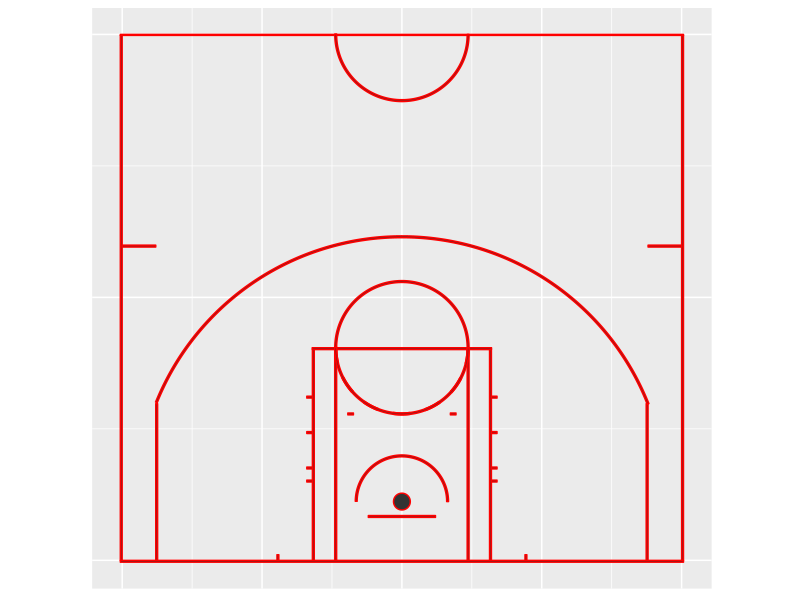
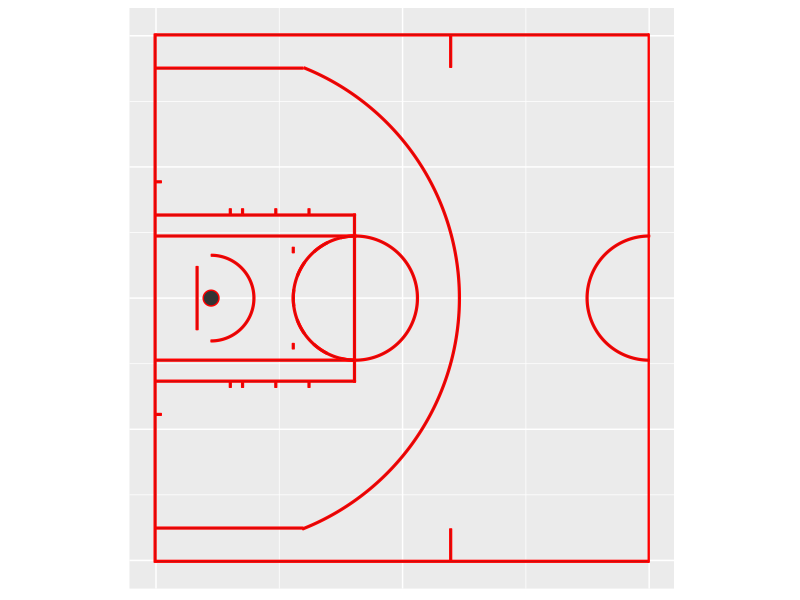
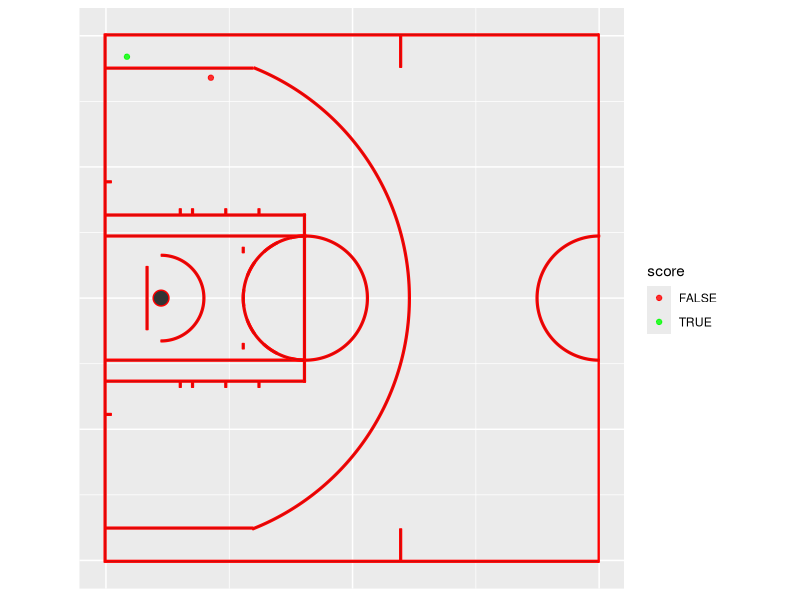

These charts were generated, in order, by the following R code:
## ---- chunk 1
install.packages("grid")
install.packages("ggplot2")
install.packages("gridExtra")
install.packages("gtable")
library(grid)
library(ggplot2)
library(gridExtra)
library(gtable)
## ---- chunk 2
# Function to create circles
circle_fun <- function(center=c(0,0), diameter=1, npoints=500, start=0, end=2){
  tt <- seq(start*pi, end*pi, length.out=npoints)
  data.frame(
    x = center[1] + diameter / 2 * cos(tt),
    y = center[2] + diameter / 2 * sin(tt)
  )
}

# Gives y coordinates of the opposite side
rev_y <- function(y) 94-y

# Converts inches to feet
inches_to_feet <- function(x) x/12

# Given the angle theta and the court data frame,
# rotates the coordinates of the court by an angle theta
rotate_court <- function(court, theta=pi/2){
  court_r <- court
  court_r$x <- court_r$x / 180 * pi
  court_r$y <- court_r$y / 180 * pi
  matrice_r <- matrix(c(cos(theta), sin(theta), -sin(theta), cos(theta)), ncol = 2)
  coords_r <- apply(court_r[,c("x","y")], 1, function(x) x %*% matrice_r)
  court_r$x <- coords_r[1,] ; court_r$y <- coords_r[2,]
  court_r$x <- court_r$x * 180 / pi
  court_r$y <- court_r$y * 180 / pi
  return(court_r)
}

# From x and y coordinates for a line (represented by a polygon here),
# a number of group and a short description
# creates a data.frame for this line
# in order to use it with ggplot2.
new_coords <- function(x, y, group, descri){
  new_coords_df <- data.frame(x = x, y = y)
  new_coords_df$group <- group
  new_coords_df$side <- 1
  group <- group + 1
  
  # The same thing for the opposite side
  new_coords_df2 <- data.frame(x = x, y = rev_y(y))
  new_coords_df2$group <- group
  new_coords_df2$side <- 2
  group <<- group + 1
  
  # Data Collection
  new_coords_df <- rbind(new_coords_df, new_coords_df2)
  new_coords_df$descri <- descri
  
  return(new_coords_df)
}


## THE BASKETBALL COURT ##


# Circle of No force passage
circle_np_out <- circle_fun(center = c(25,5+3/12), diameter = (4+1/6)*2)
circle_np_in <- circle_fun(center = c(25,5+3/12), diameter = 4*2)
# Three Point Line
circle_3pts_out <- circle_fun(center = c(25,5+3/12), diameter = (23+9/12)*2)
circle_3pts_in <- circle_fun(center = c(25,5+3/12), diameter = (23+7/12)*2)
# Hoop Circle
circle_hoop <- circle_fun(center = c(25,5+3/12), diameter = 1.5)
# LF Circle
circle_lf_out <- circle_fun(center = c(25,19), diameter = 6*2)
circle_lf_in <- circle_fun(center = c(25,19), diameter = (6-1/6)*2)
# Middle Circle
circle_middle_out <- circle_fun(center = c(25,47), diameter = 6*2)
circle_middle_in <- circle_fun(center = c(25,47), diameter = (6-1/6)*2)
# Small Middle Circle
circle_small_middle_out <- circle_fun(center = c(25,47), diameter = 2*2)
circle_small_middle_in <- circle_fun(center = c(25,47), diameter = (2-1/6)*2)


group <- 1
court <- new_coords(c(0-1/6,0-1/6,50 + 1/6,50 + 1/6), c(0 - 1/6,0,0,0 - 1/6), group = group, descri = "bottom line")
court <- rbind(court, new_coords(x = c(0-1/6,0-1/6,0,0), y = c(0,47-1/12,47-1/12,0), group = group, descri = "left line"))
court <- rbind(court, new_coords(x = c(50,50,50+1/6,50+1/6), y = c(0,47-1/12,47-1/12,0), group = group, descri = "straight line"))
court <- rbind(court, new_coords(x = c(0,0,3,3), y = c(28,28+1/6,28+1/6,28), group = group, descri = "left coach mark"))
court <- rbind(court, new_coords(x = c(47,47,50,50), y = c(28,28+1/6,28+1/6,28), group = group, descri = "right coach mark"))
court <- rbind(court, new_coords(x = c(3,3,3+1/6,3+1/6), y = c(0,14,14,0), group = group, descri = "3pts bottom left"))
court <- rbind(court, new_coords(x = c(47-1/6,47-1/6,47,47), y = c(0,14,14,0), group = group, descri = "3pts low right"))
court <- rbind(court, new_coords(x = c(17,17,17+1/6,17+1/6), y = c(0,19,19,0), group = group, descri = "LF bottom left"))
court <- rbind(court, new_coords(x = c(33-1/6,33-1/6,33,33), y = c(0,19,19,0), group = group, descri = "LF bottom right"))
court <- rbind(court, new_coords(x = c(17,17,33,33), y = c(19-1/6,19,19,19-1/6), group = group, descri = "LF shooter"))
court <- rbind(court, new_coords(x = c(14-1/6,14-1/6,14,14), y = c(0,1/2,1/2,0), group = group, descri = "left bottom mark"))
court <- rbind(court, new_coords(x = c(36,36,36+1/6,36+1/6), y = c(0,1/2,1/2,0), group = group, descri = "right bottom mark"))
court <- rbind(court, new_coords(x = c(19,19,19+1/6,19+1/6), y = c(0,19,19,0), group = group, descri = "LF left inside"))
court <- rbind(court, new_coords(x = c(31-1/6,31-1/6,31,31), y = c(0,19,19,0), group = group, descri = "LF right inside"))
court <- rbind(court, new_coords(x = c(22, 22, 28, 28), y = c(4-1/6,4,4,4-1/6), group = group, descri = "board"))

court <- rbind(court, new_coords(x = c(circle_3pts_out[31:220,"x"], rev(circle_3pts_in[31:220,"x"])),y = c(circle_3pts_out[31:220,"y"], rev(circle_3pts_in[31:220,"y"])), group = group, descri = "circle 3pts"))

court <- rbind(court, new_coords(x = c(circle_np_out[1:250,"x"], rev(circle_np_in[1:250,"x"])),
                                 y = c(circle_np_out[1:250,"y"], rev(circle_np_in[1:250,"y"])), group = group, descri = "Circle of not forced passage"))

court <- rbind(court, new_coords(x = c(20+1/6,20+1/6,20+8/12,20+8/12), y = c(13,13+1/6,13+1/6,13), group = group, descri = "Bottom left circle LF"))

court <- rbind(court, new_coords(x = c(30-8/12,30-8/12,30-1/6,30-1/6), y = c(13,13+1/6,13+1/6,13), group = group, descri = "Bottom right circle LF"))

court <- rbind(court, new_coords(x = c(circle_lf_out[1:250,"x"], rev(circle_lf_in[1:250,"x"])),
                                y = c(circle_lf_out[1:250,"y"], rev(circle_lf_in[1:250,"y"])), group = group, descri = "LF circle high"))

court <- rbind(court, new_coords(x = c(circle_lf_out[250:269,"x"], rev(circle_lf_in[250:269,"x"])),y = c(circle_lf_out[250:269,"y"], rev(circle_lf_in[250:269,"y"])), group = group, descri = "LF circle part 1"))

court <- rbind(court, new_coords(x = c(circle_lf_out[288:308,"x"], rev(circle_lf_in[288:308,"x"])),y = c(circle_lf_out[288:308,"y"], rev(circle_lf_in[288:308,"y"])), group = group, descri = "LF circle part 2"))

court <- rbind(court, new_coords(x = c(circle_lf_out[327:346,"x"], rev(circle_lf_in[327:346,"x"])),y = c(circle_lf_out[327:346,"y"], rev(circle_lf_in[327:346,"y"])), group = group, descri = "LF circle part 3"))

court <- rbind(court, new_coords(x = c(circle_lf_out[365:385,"x"], rev(circle_lf_in[365:385,"x"])),y = c(circle_lf_out[365:385,"y"], rev(circle_lf_in[365:385,"y"])), group = group, descri = "LF circle part 4"))

court <- rbind(court, new_coords(x = c(circle_lf_out[404:423,"x"], rev(circle_lf_in[404:423,"x"])),y = c(circle_lf_out[404:423,"y"], rev(circle_lf_in[404:423,"y"])), group = group, descri = "LF circle part 5"))

court <- rbind(court, new_coords(x = c(circle_lf_out[442:462,"x"], rev(circle_lf_in[442:462,"x"])),y = c(circle_lf_out[442:462,"y"], rev(circle_lf_in[442:462,"y"])), group = group, descri = "LF circle part 6"))

court <- rbind(court, new_coords(x = c(circle_lf_out[481:500,"x"], rev(circle_lf_in[481:500,"x"])),y = c(circle_lf_out[481:500,"y"], rev(circle_lf_in[481:500,"y"])), group = group, descri = "LF circle part 7"))

court <- rbind(court, new_coords(x = c(17-0.5,17-0.5,17,17), y = c(7,7+1/6,7+1/6,7), group = group, descri = "mark 1 LF left"))

court <- rbind(court, new_coords(x = c(17-0.5,17-0.5,17,17), y = c(8+1/6,8+1/3,8+1/3,8+1/6), group = group, descri = "mark 2 LF left"))

court <- rbind(court, new_coords(x = c(17-0.5,17-0.5,17,17), y = c(11+1/3,11.5,11.5,11+1/3), group = group, descri = "mark 3 LF left"))

court <- rbind(court, new_coords(x = c(17-0.5,17-0.5,17,17), y = c(14.5,14.5+1/6,14.5+1/6,14.5), group = group, descri = "mark 4 LF left"))

court <- rbind(court, new_coords(x = c(33,33,33+0.5,33+0.5), y = c(7,7+1/6,7+1/6,7), group = group, descri = "mark 1 LF right"))

court <- rbind(court, new_coords(x = c(33,33,33+0.5,33+0.5), y = c(8+1/6,8+1/3,8+1/3,8+1/6), group = group, descri = "mark 2 LF right"))

court <- rbind(court, new_coords(x = c(33,33,33+0.5,33+0.5), y = c(11+1/3,11.5,11.5,11+1/3), group = group, descri = "mark 3 LF right"))

court <- rbind(court, new_coords(x = c(33,33,33+0.5,33+0.5), y = c(14.5,14.5+1/6,14.5+1/6,14.5), group = group, descri = "mark 4 LF right"))

court <- rbind(court, new_coords(x = c(0-1/6,0-1/6,50+1/6,50+1/6), y = c(94/2-1/12,94/2, 94/2, 94/2-1/12), group = group, descri = "median line"))

court <- rbind(court, new_coords(x = c(circle_lf_out[250:500,"x"],
rev(circle_lf_in[250:500,"x"])),y = c(circle_lf_out[250:500,"y"],
rev(circle_lf_in[250:500,"y"])), group = group, descri = "circle medium large"))

court <- rbind(court, new_coords(x = c(circle_middle_out[250:500,"x"], rev(circle_middle_in[250:500,"x"])),y = c(circle_middle_out[250:500,"y"], rev(circle_middle_in[250:500,"y"])), group = group, descri = "circle middle small"))

court <- rbind(court, new_coords(x = circle_hoop[,"x"], y = circle_hoop[,"y"], group = group, descri = "Hoop"))


# The data.frame containing all coordinates for the court is now complete.
head(court)
tail(court)

###########
## PLOTS ##
###########





# Half court
P_half_court <- ggplot() + geom_polygon(data = court[court$side==1,], aes(x = x, y = y, group = group), col = "red") +
  coord_equal() +
  xlim(-3,54) +
  ylim(-3,50) +
  scale_y_continuous(breaks = c(0, 23.5, 47)) +
  scale_x_continuous(breaks = c(0, 12.5, 25, 37.5, 50)) +
  xlab("") + ylab("") +
  theme(axis.text.x = element_blank(),
        axis.text.y = element_blank(), axis.ticks.x = element_blank(),
        axis.ticks.y = element_blank(), axis.title = element_blank()
  )

P_half_court

P_half_court_180 <- ggplot() + geom_polygon(data = rotate_court(court[court$side==1,], theta = pi/2), aes(x = x, y = y, group = group), col = "red") +
  coord_equal() +
  xlim(-2,50) +
  ylim(-55,2) +
  scale_x_continuous(breaks = c(0, 23.5, 47)) +
  scale_y_continuous(breaks = c(0, -12.5, -25, -37.5, -50)) +
  xlab("") + ylab("") +
  theme(axis.text.x = element_blank(),
        axis.text.y = element_blank(), axis.ticks.x = element_blank(),
        axis.ticks.y = element_blank(), axis.title = element_blank()
  )
P_half_court_180


# Add some points to the graph

shoots <- data.frame(x = c(2,4), y = c(2,10), score = c(TRUE,FALSE))
# If you use a rotate function, don't forget to apply the same rotation
# to your shoots coordinates !
shoots <- rotate_court(shoots, theta = pi/2)


P_half_court_180 + geom_point(data = shoots, aes(x = x, y = y, col = score), alpha = .8) +
  scale_color_manual(values = c("TRUE" = "#00FF00", "FALSE" = "#FF0000"))
